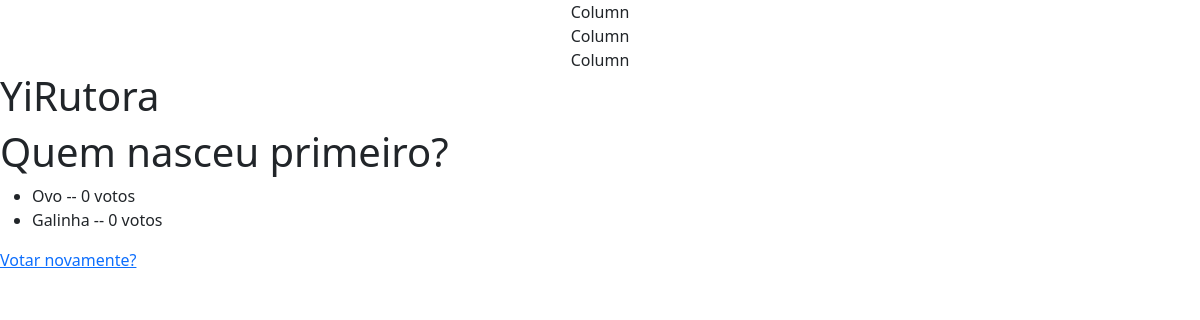
/enquete/1/resultados/, run on an earlier commit of the app's database.
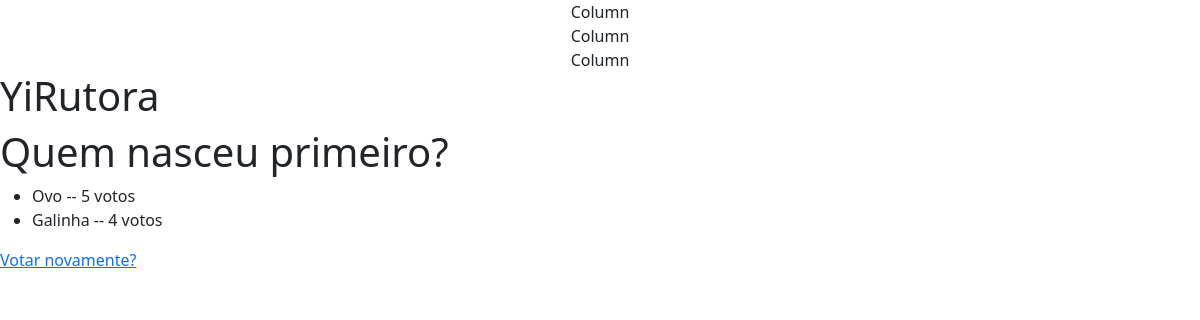
And on a later commit of the database.
### enquete/models.py (models this page shows, shortened)
class Resposta(models.Model):
    questao = models.ForeignKey(Questao, on_delete=models.CASCADE)
    resposta = models.CharField(max_length=200)
    votos = models.IntegerField(default=0)

### enquete/views.py (the view)
# urls.py: path("<int:pk>/resultados/", views.ResultadosView.as_view(), name="resultados"),
class ResultadosView(generic.DetailView):
    model = Questao
    template_name = 'enquete/resultado.html'

### enquete/templates/enquete/resultado.html
{% extends "enquete/base.html" %}
{% block content %}
<h1>{{ questao.pergunta }}</h1>
<ul>
{% for respostas in questao.resposta_set.all %}
    <li>{{ respostas.resposta }} -- {{ respostas.votos }} voto{{ respostas.votos|pluralize }}</li>
{% endfor %}
</ul>
<a href="{% url 'detalhe' questao.id %}">Votar novamente?</a>
{% endblock %}

What changed in the data, as far as the page shows it:
changed Resposta "Ovo": votos "0" → "5"
changed Resposta "Galinha": votos "0" → "4"
